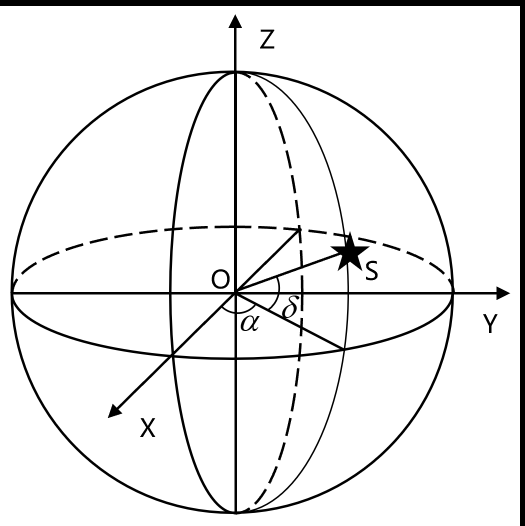
#> input picture imgs/celestial_coord_system.png, 1049 x 1051 px (shown at 1/2 size)
$ python -i denoise.py   (imports and definitions only)   (older library calls are emulated)
#> lines starting #> are read from the running program, lines starting #| are printed output that depends on the picture
#> further down, picture is the input picture: shape (1051, 1049); min 0, max 255, mean 237.5
import cv2
import numpy as np
import pywt
import scipy.ndimage as ndi
from skimage import img_as_ubyte, img_as_float
import skimage.morphology as morph
import skimage.restoration as restoration

from utils import gen_gaussian_kernel
from detect import con_shift_map

eps = 1e-10


# [39 lines left out: function basic_filter, not called in this run]


def morph_filter(img: np.ndarray, size: int=3, method: str='Erode', selem: str='Rect') -> np.ndarray:
    '''
        Morphology filter.
    '''

    d = size
    r = size // 2

    if selem == 'Disk':
        kernel = morph.disk(r)
    elif selem == 'Cross':
        # no built-in function
        kernel = np.zeros((d, d), dtype=bool)
        kernel[:, r] = True
        kernel[r, :] = True
    else:
        kernel = np.ones((d, d), dtype=bool)

    if method == 'Erode':
        filtered_img = morph.erosion(img, kernel)
    elif method == 'Dilate':
        filtered_img = morph.dilation(img, kernel)
    elif method == 'Open':
        filtered_img = morph.opening(img, kernel)
    elif method == 'Close':
        filtered_img = morph.closing(img, kernel)
    else:
        print('Invalid morph method')
        return None

    return filtered_img


# [22 lines left out: function denoise_with_nlm, not called in this run]


def denoise_with_wavelet(img: np.ndarray, wavelet: str, level: int=3, threshold: float=2):
    '''
        Denoise with wavelet transform.
    '''
#> called with wavelet = 'sym4', level = 6, threshold = 20

    if img.dtype == np.uint8:
        coeffs = pywt.wavedec2(img, wavelet, level=level)
#> coeffs = 7 items
        cA = coeffs[0]              # low freq coeff
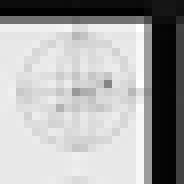
#> cA: shape (23, 23) float64 (shown 8 times larger); min -1591, max 18030.6, mean 11331.2; drawn with min black and max white
        cD = coeffs[1:]             # high freq coeff
#> cD = 6 items
        denoised_coeffs = [cA]      # keep low freq coeff
        for cd in cD:
            denoised_cd = [pywt.threshold(band, threshold, mode='soft') for band in cd]
            denoised_coeffs.append(denoised_cd)
#> this loop made 6 passes
#> after the loop, denoised_coeffs = 7 items
        denoised_image = pywt.waverec2(denoised_coeffs, wavelet)
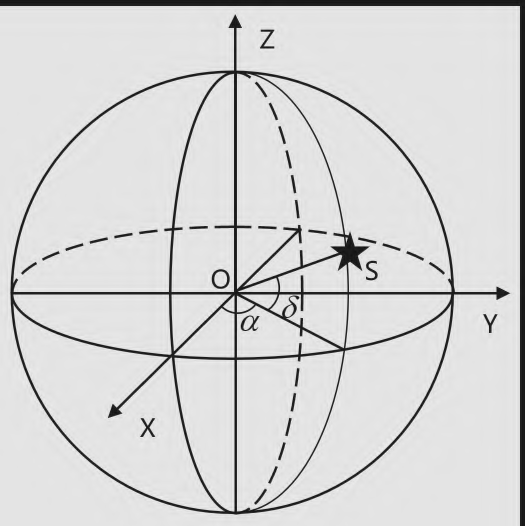
#> denoised_image: shape (1052, 1050) float64 (shown at 1/2 size); min -31.59, max 288.4, mean 237.2; drawn with min black and max white
    else:
        sigma = np.std(img) * 0.78
        denoised_image = restoration.denoise_wavelet(
            img, wavelet=wavelet, wavelet_levels=level, rescale_sigma=True,
            sigma=sigma
        )

    return denoised_image


# [270 lines left out: functions denoise_with_shearlet, denoise_with_blf, denoise_with_amf, denoise_with_emf, denoise_with_cmg, denoise_with_swf, not called in this run]


def denoise_with_cwm(img: np.ndarray, size: int=3):
    '''
        Denoise with combined wavelet transform and morphology.
        https://doi.org/10.27060/d.cnki.ghbcu.2020.001632
    '''
    img1 = denoise_with_wavelet(img, 'sym4', level=6, threshold=20)
    img2 = morph_filter(morph_filter(img, size, 'Open', selem='Disk'), size, 'Close', selem='Disk')

    frac = 0.65
#> (the run stopped early here; a loop or call above may not have finished)

$ run again, on imgs/pixel_coord_system.png
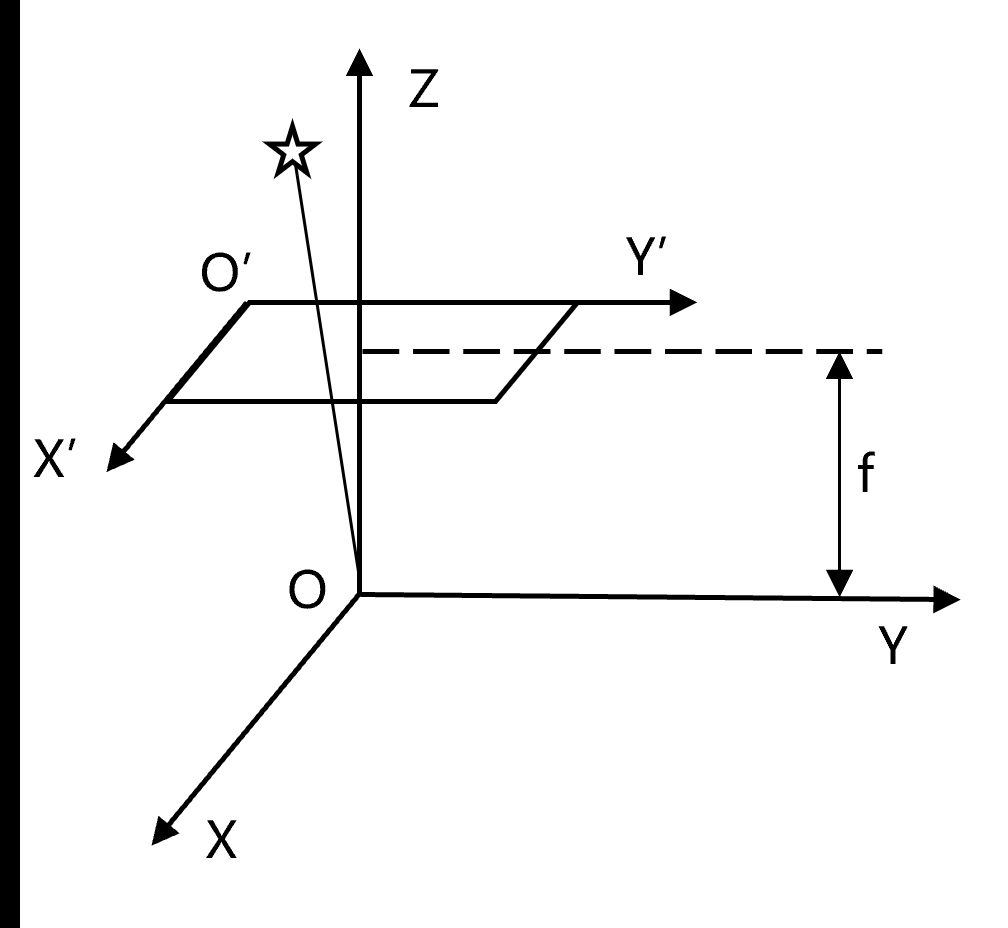
#> input picture imgs/pixel_coord_system.png, 1008 x 928 px
#> picture is the input picture: shape (928, 1008); min 0, max 255, mean 243.7
#> coeffs = 7 items
#> in denoise_with_wavelet, `cA = coeffs[0]`:
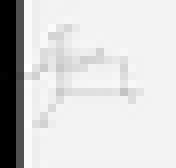
#> cA: shape (21, 22) float64 (shown 8 times larger); min -876.2, max 17135.6, mean 14048; drawn with min black and max white
#> cD = 6 items
#> the loop in denoise_with_wavelet, `for cd in cD:` made 6 passes
#> after the loop in denoise_with_wavelet, `for cd in cD:`: denoised_coeffs = 7 items
#> in denoise_with_wavelet, `denoised_image = pywt.waverec2(denoised_coeffs, wavelet)`:
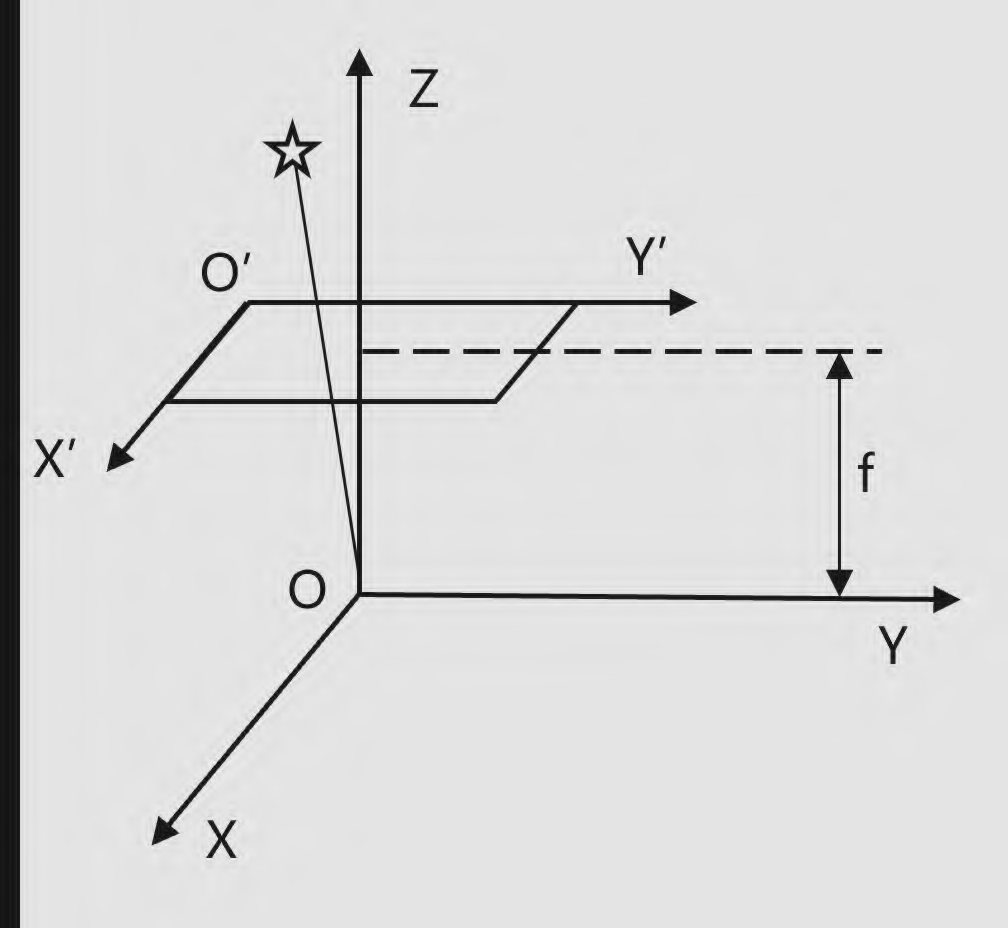
#> denoised_image: shape (928, 1008) float64; min -27.11, max 287.8, mean 243.7; drawn with min black and max white

$ run again, on imgs/sensor_coord_system.png
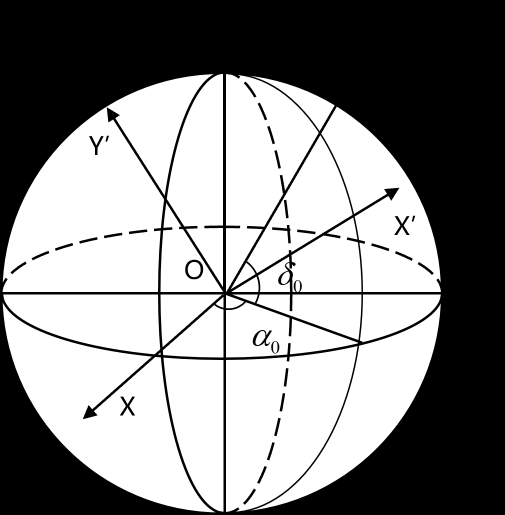
#> input picture imgs/sensor_coord_system.png, 1010 x 1030 px (shown at 1/2 size)
#> picture is the input picture: shape (1030, 1010); min 0, max 255, mean 137.8
#> coeffs = 7 items
#> in denoise_with_wavelet, `cA = coeffs[0]`:
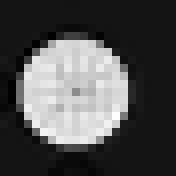
#> cA: shape (22, 22) float64 (shown 8 times larger); min -1565.5, max 18343.8, mean 4599.7; drawn with min black and max white
#> cD = 6 items
#> the loop in denoise_with_wavelet, `for cd in cD:` made 6 passes
#> after the loop in denoise_with_wavelet, `for cd in cD:`: denoised_coeffs = 7 items
#> in denoise_with_wavelet, `denoised_image = pywt.waverec2(denoised_coeffs, wavelet)`:
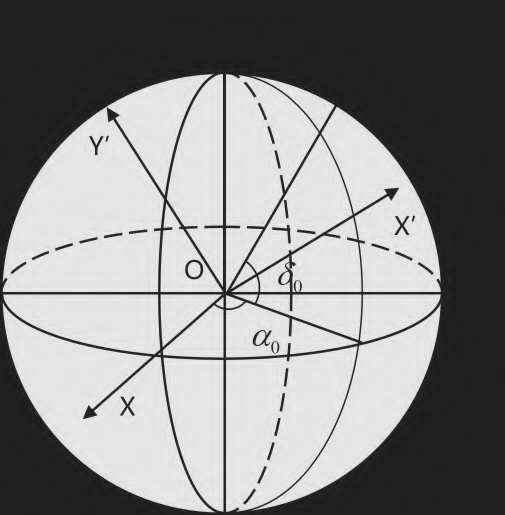
#> denoised_image: shape (1030, 1010) float64 (shown at 1/2 size); min -41.66, max 288.5, mean 137.8; drawn with min black and max white
